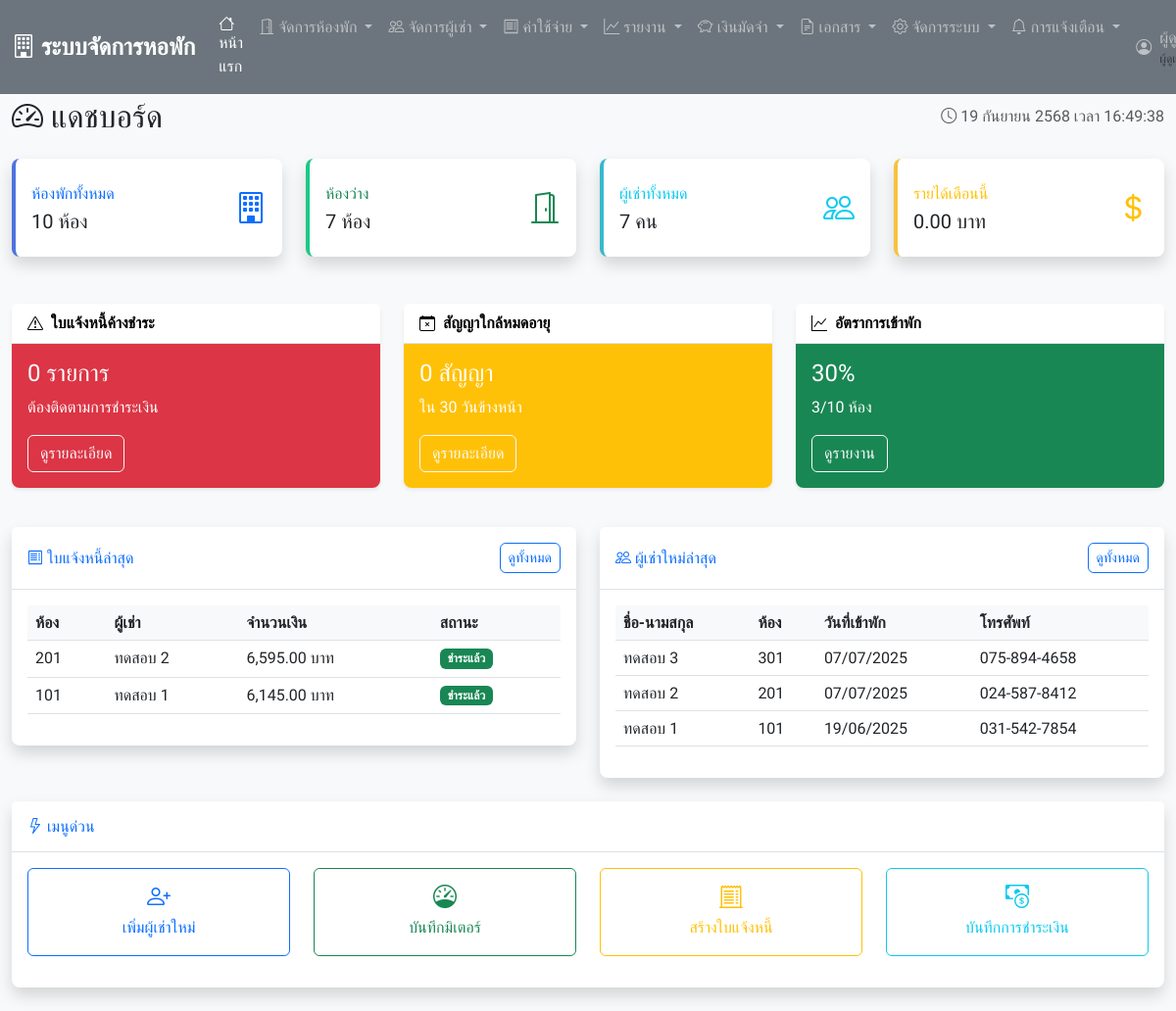
Page / (signed in) on the earlier database version.
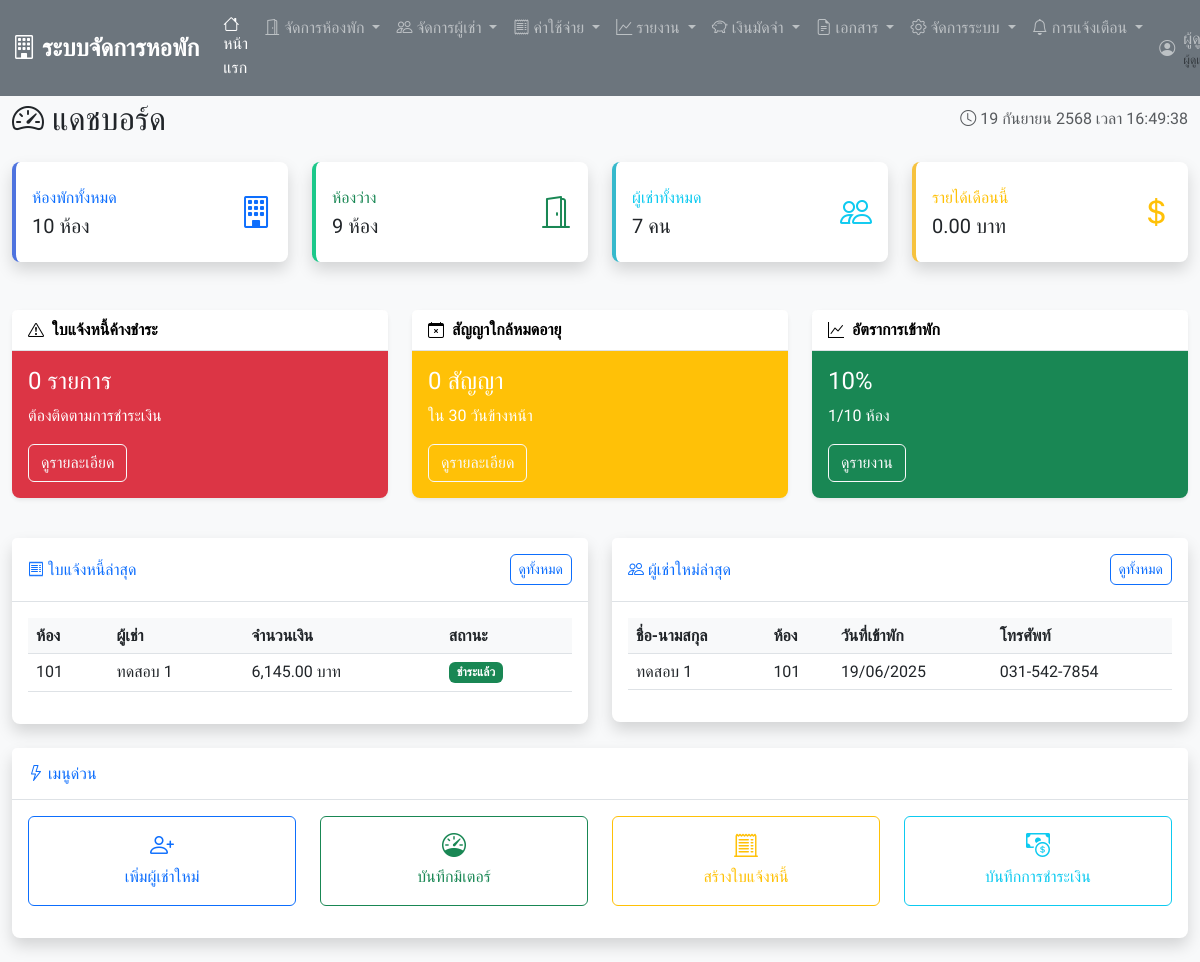
Same page on the later database version.
### tables this page shows
CREATE TABLE `invoices` (
  `invoice_id` int(11) NOT NULL,
  `contract_id` int(11) DEFAULT NULL,
  `invoice_month` char(7) NOT NULL,
  `room_rent` decimal(10,2) NOT NULL,
  `water_charge` decimal(10,2) DEFAULT 0.00,
  `electric_charge` decimal(10,2) DEFAULT 0.00,
  `other_charges` decimal(10,2) DEFAULT 0.00,
  `other_charges_description` text DEFAULT NULL,
  `discount` decimal(10,2) DEFAULT 0.00,
  `total_amount` decimal(10,2) NOT NULL,
  `due_date` date NOT NULL,
  `invoice_status` enum('pending','paid','overdue','cancelled') DEFAULT 'pending',
  `payment_date` date DEFAULT NULL,
  `created_at` timestamp NOT NULL DEFAULT current_timestamp()
);

CREATE TABLE `rooms` (
  `room_id` int(11) NOT NULL,
  `room_number` varchar(10) NOT NULL,
  `room_type` enum('single','double','triple') NOT NULL,
  `monthly_rent` decimal(10,2) NOT NULL,
  `deposit` decimal(10,2) NOT NULL,
  `room_status` enum('available','occupied','maintenance') DEFAULT 'available',
  `floor_number` int(11) DEFAULT NULL,
  `room_description` text DEFAULT NULL,
  `created_at` timestamp NOT NULL DEFAULT current_timestamp()
);

CREATE TABLE `tenants` (
  `tenant_id` int(11) NOT NULL,
  `first_name` varchar(50) NOT NULL,
  `last_name` varchar(50) NOT NULL,
  `phone` varchar(15) NOT NULL,
  `email` varchar(100) DEFAULT NULL,
  `id_card` varchar(20) NOT NULL,
  `address` text DEFAULT NULL,
  `emergency_contact` varchar(100) DEFAULT NULL,
  `emergency_phone` varchar(15) DEFAULT NULL,
  `tenant_status` enum('active','inactive') DEFAULT 'active',
  `created_at` timestamp NOT NULL DEFAULT current_timestamp()
);

CREATE TABLE `contracts` (
  `contract_id` int(11) NOT NULL,
  `tenant_id` int(11) DEFAULT NULL,
  `room_id` int(11) DEFAULT NULL,
  `contract_start` date NOT NULL,
  `contract_end` date NOT NULL,
  `monthly_rent` decimal(10,2) NOT NULL,
  `deposit_paid` decimal(10,2) NOT NULL,
  `contract_status` enum('active','expired','terminated') DEFAULT 'active',
  `special_conditions` text DEFAULT NULL,
  `created_at` timestamp NOT NULL DEFAULT current_timestamp()
);

### config.php (called while the page is built, shortened)
<?php
function formatCurrency($amount) {
    return number_format($amount, 2) . ' บาท';
}
function formatDate($date) {
    return date('d/m/Y', strtotime($date));
}
?>

### index.php (the view, shortened to what the rows shown need)
<?php
require_once 'includes/header.php';
try {
    $stmt = $pdo->prepare("
        SELECT i.*, r.room_number, t.first_name, t.last_name
        FROM invoices i
        JOIN contracts c ON i.contract_id = c.contract_id
        JOIN rooms r ON c.room_id = r.room_id
        JOIN tenants t ON c.tenant_id = t.tenant_id
        ORDER BY i.created_at DESC
        LIMIT 5
    ");
    $stmt->execute();
    $recent_invoices = $stmt->fetchAll();
    $stmt = $pdo->prepare("
        SELECT t.*, r.room_number, c.contract_start
        FROM tenants t
        JOIN contracts c ON t.tenant_id = c.tenant_id
        JOIN rooms r ON c.room_id = r.room_id
        WHERE c.contract_status = 'active'
        ORDER BY c.created_at DESC
        LIMIT 5
    ");
    $stmt->execute();
    $recent_tenants = $stmt->fetchAll();
} catch(PDOException $e) {
    echo "Error: " . $e->getMessage();
}
?>
<div class="container-fluid mt-4">
    <div class="row">
        <div class="col-12">
            <div class="d-flex justify-content-between align-items-center mb-4">
                <h2 class="mb-0">
                    <i class="bi bi-speedometer2"></i>
                    แดชบอร์ด
                </h2>
            </div>
        </div>
    </div>
    <div class="row">
        <div class="col-lg-6 mb-4">
            <div class="card shadow">
                <div class="card-body">
                    <?php if (empty($recent_invoices)): ?>
                        <div class="text-center text-muted py-3">
                            <i class="bi bi-inbox fs-1"></i>
                            <p class="mt-2">ไม่มีใบแจ้งหนี้</p>
                        </div>
                    <?php else: ?>
                        <div class="table-responsive">
                            <table class="table table-hover">
                                <thead>
                                    <tr>
                                        <th>ห้อง</th>
                                        <th>ผู้เช่า</th>
                                        <th>จำนวนเงิน</th>
                                        <th>สถานะ</th>
                                    </tr>
                                </thead>
                                <tbody>
                                    <?php foreach ($recent_invoices as $invoice): ?>
                                        <tr>
                                            <td><?php echo $invoice['room_number']; ?></td>
                                            <td><?php echo $invoice['first_name'] . ' ' . $invoice['last_name']; ?></td>
                                            <td><?php echo formatCurrency($invoice['total_amount']); ?></td>
                                            <td>
                                                <?php
                                                $status_class = '';
                                                $status_text = '';
                                                switch ($invoice['invoice_status']) {
                                                    case 'paid':
                                                        $status_class = 'bg-success';
                                                        $status_text = 'ชำระแล้ว';
                                                        break;
                                                }
                                                ?>
                                                <span class="badge <?php echo $status_class; ?>">
                                                    <?php echo $status_text; ?>
                                                </span>
                                            </td>
                                        </tr>
                                    <?php endforeach; ?>
                                </tbody>
                            </table>
                        </div>
                    <?php endif; ?>
                </div>
            </div>
        </div>
        <div class="col-lg-6 mb-4">
            <div class="card shadow">
                <div class="card-body">
                    <?php if (empty($recent_tenants)): ?>
                        <div class="text-center text-muted py-3">
                            <i class="bi bi-person-plus fs-1"></i>
                            <p class="mt-2">ไม่มีผู้เช่าใหม่</p>
                        </div>
                    <?php else: ?>
                        <div class="table-responsive">
                            <table class="table table-hover">
                                <thead>
                                    <tr>
                                        <th>ชื่อ-นามสกุล</th>
                                        <th>ห้อง</th>
                                        <th>วันที่เข้าพัก</th>
                                        <th>โทรศัพท์</th>
                                    </tr>
                                </thead>
                                <tbody>
                                    <?php foreach ($recent_tenants as $tenant): ?>
                                        <tr>
                                            <td><?php echo $tenant['first_name'] . ' ' . $tenant['last_name']; ?></td>
                                            <td><?php echo $tenant['room_number']; ?></td>
                                            <td><?php echo formatDate($tenant['contract_start']); ?></td>
                                            <td><?php echo $tenant['phone']; ?></td>
                                        </tr>
                                    <?php endforeach; ?>
                                </tbody>
                            </table>
                        </div>
                    <?php endif; ?>
                </div>
            </div>
        </div>
    </div>
</div>
<?php include 'includes/footer.php'; ?>

Differences in the rows shown:
removed invoices: rooms.room_number "201", tenants.first_name "ทดสอบ", tenants.last_name "2", total_amount "6,595.00 บาท", invoice_status "ชำระแล้ว"
removed contracts: tenant.first_name "ทดสอบ", tenant.last_name "3", room.room_number "301", contract_start "07/07/2025", tenant.phone "075-894-4658"
removed contracts: tenant.first_name "ทดสอบ", tenant.last_name "2", room.room_number "201", contract_start "07/07/2025", tenant.phone "024-587-8412"
Other differences:
$available_rooms: "7" → "9"
$occupied_rooms: "3" → "1"
text no longer shown: "30"
text now shown: "10"
